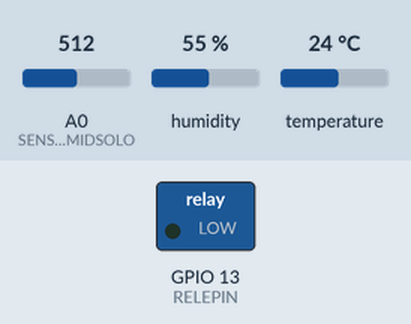
Simulated run of this program. Board: ESP8266 (NodeMCU). Parts: switched loads named in the program (green lamp = pin HIGH). Inputs (shaded band) come from the test bench; at power-on: A0 (SENSOR_UMIDSOLO) = 512, humidity 55 %, temperature 24 °C. WiFi joins after 1.5 s; servers stay silent unless stated; no MQTT or app messages arrive unless stated; pins used as bus, display or sensor lines are not drawn; what the program prints to the serial monitor is not drawn.

Above: at 3.2 s.
3.3 s: A0 (SENSOR_UMIDSOLO) set to 716
At 5.4 s:
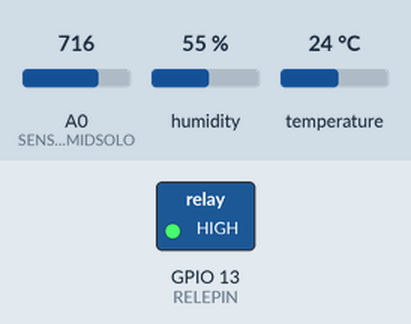
7.6 s: A0 (SENSOR_UMIDSOLO) set to 526
16.7 s: A0 (SENSOR_UMIDSOLO) set to 510
19.7 s: A0 (SENSOR_UMIDSOLO) set to 900
At 29.5 s:
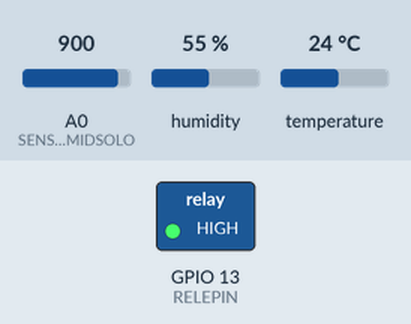
Timing chart, 0 to 29.8 s (numbered marks = the images above; inputs shaded):
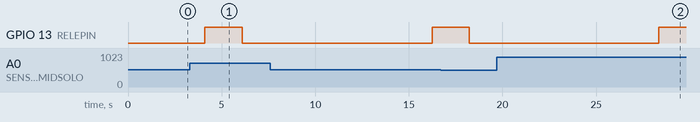

The program:

main.cpp
```cpp
#include <Arduino.h>
#include <sensores.h>
#include <rele.h>
#include <wifi.h>
#include <mqtt.h>


// Global variables
bool statusRele = 0;
unsigned long tempoIrrigacao = 0;
unsigned long tempoEspera = 0;
unsigned long tempoPublicar = 0;
unsigned long tempoSensores = 0;
float umidadeSolo;
float temperatura;
float umidadeAr;

const float LIMITE_SECO = 65.0;
const float LIMITE_UMIDO = 40.0;

const unsigned long INTERVALO_PUBLICACAO = 10000;
const unsigned long TEMPO_IRRIGACAO = 2000;
const unsigned long TEMPO_ESPERA = 10000;
const unsigned long TEMPO_MQTT = 10000;
const unsigned long TEMPO_LEITURA_SENSORES = 2000;

// Define the states of the system
enum ESTADO {
  MONITORANDO,
  IRRIGANDO,
  ESPERANDO
};
ESTADO estadoAtual = MONITORANDO;

void publicarDadosMQTT(); // Function prototype for publishing data to MQTT
void estadoMonitorando(); // Function prototype for monitoring state
void estadoIrrigando();   // Function prototype for irrigating state
void estadoEsperando();   // Function prototype for waiting state
void estadoPublicando();  // Function prototype for publishing state
void atualizarSensores();   // Function prototype for updating sensor readings

void setup()
{
  Serial.begin(9600);
  iniciarRele();
  iniciarDHT();
  iniciarUmidadeSolo();
  iniciarWiFi();
  conectarMQTT();
}

void loop() {
  verificarMQTT(); // Check MQTT connection and process incoming messages

  atualizarSensores(); // Update sensor readings at regular intervals

  publicarDadosMQTT();

  switch (estadoAtual)
  {
    case MONITORANDO:
    {
      estadoMonitorando();
      break;
    }

    case IRRIGANDO:
    {
      estadoIrrigando();
      break;
    }

    case ESPERANDO:
    {
      estadoEsperando();
      break;
    }

    default:
    {
      break;
    }
  }
}

void estadoMonitorando()
{
  if (umidadeSolo > LIMITE_SECO) // If the soil moisture is greater than 65%
  {
    tempoIrrigacao = millis(); // Store the current time
    statusRele = utilizarRele(true); // Turn on the relay to start irrigation
    estadoAtual = IRRIGANDO;  // Transition to irrigating state
  }
}

void estadoIrrigando()
{
  if (millis() - tempoIrrigacao >= TEMPO_IRRIGACAO) // Check if 2 seconds have passed
      {
        statusRele = utilizarRele(false);           // Turn off the relay
        tempoEspera = millis(); // Update the time for the next check
        estadoAtual = ESPERANDO;  // Transition to waiting state
      }
}

void estadoEsperando()
{
  if (millis() - tempoEspera >= TEMPO_ESPERA) // Check if 10 seconds have passed
      {

        umidadeSolo = medirUmidadeSolo(); // Measure soil moisture again
        if (umidadeSolo <= LIMITE_UMIDO) // If the soil moisture is less than or equal to 40%
        {
          statusRele = utilizarRele(false);        // Turn off the relay
          estadoAtual = MONITORANDO; // Transition back to monitoring state
        }
        else
        {
          tempoIrrigacao = millis(); // Update the time for the next check
          statusRele = utilizarRele(true);        // Turn on the relay again
          estadoAtual = IRRIGANDO;  // Transition back to irrigating state
        }
      }
}


void atualizarSensores()
{
  if (millis() - tempoSensores >= TEMPO_LEITURA_SENSORES) // Check if 2 seconds have passed
  {
    tempoSensores = millis(); // Update the time for the next check

    umidadeSolo = medirUmidadeSolo();
    temperatura = medirTemperatura();
    umidadeAr = medirUmidadeAr();
  }
}

void publicarDadosMQTT()
{
  if(millis() - tempoPublicar >= INTERVALO_PUBLICACAO)
  {
    tempoPublicar = millis(); // Update the time for the next publication

    char mensagem[128];
    snprintf(mensagem, sizeof(mensagem), "{\"umidade_solo\": %.2f}", umidadeSolo);
    publicarMQTT("umidade_solo", mensagem);

    snprintf(mensagem, sizeof(mensagem), "{\"temperatura\": %.2f}", temperatura);
    publicarMQTT("temperatura", mensagem);

    snprintf(mensagem, sizeof(mensagem), "{\"umidade_ar\": %.2f}", umidadeAr);
    publicarMQTT("umidade_ar", mensagem);
  }
}
```

mqtt.h
```cpp
#ifndef MQTT_H
#define MQTT_H

void conectarMQTT();
void publicarMQTT(const char* sufixo, const char* mensagem);
void verificarMQTT();
void reconectarMQTT();

#endif
```

rele.h
```cpp
#ifndef RELE_H
#define RELE_H

void iniciarRele();
bool utilizarRele(bool estado);

#endif
```

sensores.h
```cpp
#ifndef SENSORES_H
#define SENSORES_H

// === Sensors ===
// Moisture sensor, definition functions
float medirUmidadeSolo();
void iniciarUmidadeSolo();

// Temperature and humidity from DHT22 sensor, definition functions
void iniciarDHT();
float medirTemperatura();
float medirUmidadeAr();

#endif
```

wifi.h
```cpp
#ifndef WIFI_H
#define WIFI_H

void iniciarWiFi();

#endif 
```

mqtt.cpp
```cpp
#include <Arduino.h>
#include <config.h>
#include <PubSubClient.h>
#include <WiFiClient.h>

WiFiClient espClient;
PubSubClient mqttClient(espClient);

unsigned long ultimoReconnectMQTT = 0;

void conectarMQTT()
{
  mqttClient.setServer(MQTT_BROKER, MQTT_PORT); // Set the MQTT broker and port
}

void reconectarMQTT()
{
    if (millis() - ultimoReconnectMQTT > 5000)
    {
        ultimoReconnectMQTT = millis();

        Serial.println("Tentando conectar MQTT...");

        if (mqttClient.connect(MQTT_CLIENT_ID))
        {
            Serial.println("MQTT conectado");

            mqttClient.subscribe("irrigacao/sensor");
        }
        else
        {
            Serial.print("Falha MQTT. rc=");
            Serial.println(mqttClient.state());
        }
    }
}

void publicarMQTT(const char* sufixo, const char* mensagem) {
  if (!mqttClient.connected())
    {
    reconectarMQTT(); // Ensure we are connected to the MQTT broker before publishing
    }

    mqttClient.loop(); // Process any incoming messages and maintain the connection
    char topico[100];

    snprintf(topico, sizeof(topico), "%s/%s", MQTT_TOPIC, sufixo); // Create the full topic by appending the subtopic to the base topic

    if (mqttClient.publish(topico,mensagem))
    {
        Serial.println("Message published successfully");
    }
    else
    {
        Serial.println("Failed to publish message");
    }
}

void verificarMQTT()
{
    if (!mqttClient.connected())
    {
        reconectarMQTT();
    }

    mqttClient.loop();
}
```

rele.cpp
```cpp
#include <Arduino.h>
#include "config.h"

void iniciarRele() {
    pinMode(RELEPIN, OUTPUT);
    digitalWrite(RELEPIN, LOW); // Grants the relay is off at the start
}

bool utilizarRele(bool estado) {
    digitalWrite(RELEPIN, estado ? HIGH : LOW); // Turn on the relay if estado is true, otherwise turn it off
    return estado; // Return the current state of the relay
}   
```

sensores.cpp
```cpp
#include <Arduino.h>
#include <config.h>
#include <DHT.h>
#include <Adafruit_Sensor.h>

// Function to return soil moisture percentage
float medirUmidadeSolo() {
    digitalWrite(UMID_SOLO_VCC, HIGH); // Power on the soil moisture sensor
    delay(100); // Wait for the sensor to stabilize
    int seco = 788;
    int molhado = 341;

    int valor = analogRead(SENSOR_UMIDSOLO);

    float umidade = ((float)(valor - seco) / (molhado - seco)) * 100.0;

    umidade = 100.0 - umidade;

    if (umidade > 100) umidade = 100;
    if (umidade < 0) umidade = 0;

    digitalWrite(UMID_SOLO_VCC, LOW); // Power off the soil moisture sensor
    return umidade;
}

void iniciarUmidadeSolo() {
    pinMode(UMID_SOLO_VCC, OUTPUT);
    digitalWrite(UMID_SOLO_VCC, LOW);
}


// Initialize DHT sensor
DHT dht(DHT_PIN, DHT_TYPE);

// DHT sensor functions
void iniciarDHT() {
    // Initialize the DHT sensor
    dht.begin();
}

// Function to return temperature reading from DHT sensor
float medirTemperatura() {
    // Reads the temperature from the DHT sensor
    float temperatura = dht.readTemperature();
    return temperatura;
}

// Function to return humidity reading from DHT sensor
float medirUmidadeAr() {
    // Reads the humidity from the DHT sensor
    float umidade = dht.readHumidity();
    return umidade;
}
```

wifi.cpp
```cpp
#include <Arduino.h>
#include <ESP8266WiFi.h>
#include "config.h"

void iniciarWiFi() {
  WiFi.begin(WIFI_SSID, WIFI_PASSWORD); // Connect to the specified WiFi network
  Serial.print("Connecting to WiFi");
  while (WiFi.status() != WL_CONNECTED) {
    delay(1000);
    Serial.print(".");
  }
  Serial.println("Connected to WiFi");
  Serial.print("IP Address: ");
  Serial.println(WiFi.localIP()); // Print the local IP address assigned to the ESP8266
}
```

config.h
```cpp
#ifndef CONFIG_H
#define CONFIG_H

// === Geral Config ===
//MQTT broker configuration
#define MQTT_BROKER "192.16"      // IP address of the MQTT broker
#define MQTT_PORT 1883                  // MQTT broker port
#define MQTT_TOPIC "irrigacao/sensor"   // MQTT topic for publishing sensor data and receiving commands
#define MQTT_CLIENT_ID "ESP8266_Irrigacao" // Unique client ID for MQTT connection

// WiFi credentials
#define WIFI_SSID ""          // WiFi network name
#define WIFI_PASSWORD ""// WiFi network password

// Pin defitions to sensors and actuators
// INPUTS
#define SENSOR_UMIDSOLO A0  // Moisture sensor connected to analog pin A0
#define DHT_PIN 5           // DHT sensor connected to digital pin 5
#define DHT_TYPE DHT22      // Type of DHT sensor

// OUTPUTS
#define RELEPIN 13          // Relay pin for irrigation control
#define UMID_SOLO_VCC 4     // Power pin for soil moisture sensor

#endif 
```

Measured:
- after the input at 3.3 s, GPIO 13 (RELEPIN): LOW → HIGH after 0.80 s, → LOW 2.0 s later
- after the input at 19.7 s, GPIO 13 (RELEPIN): LOW → HIGH after 8.6 s
